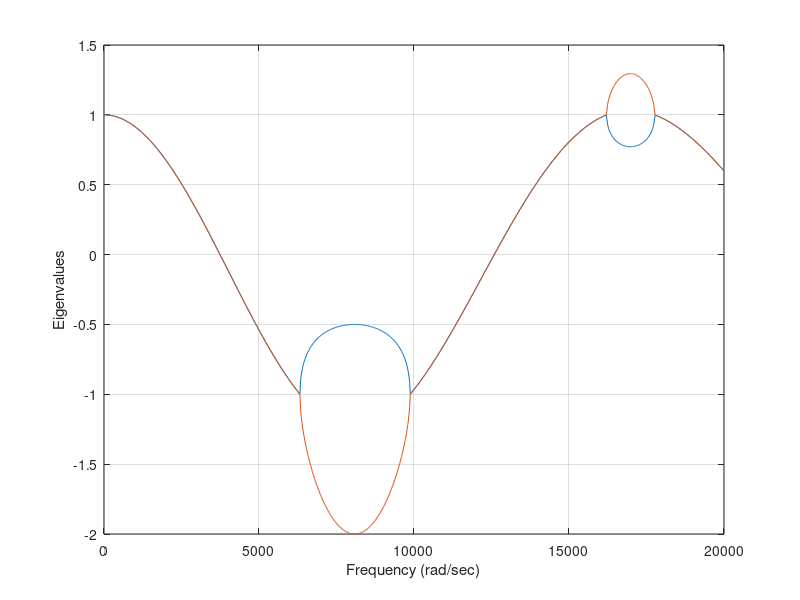
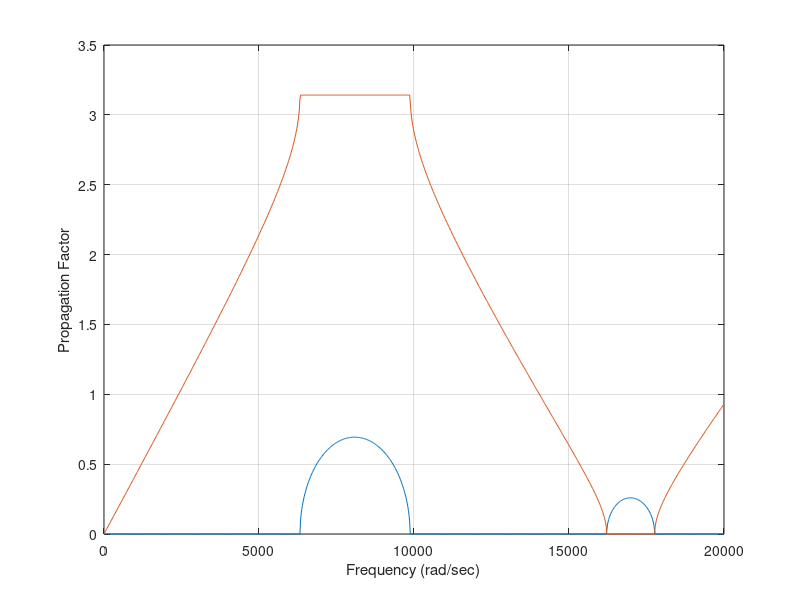
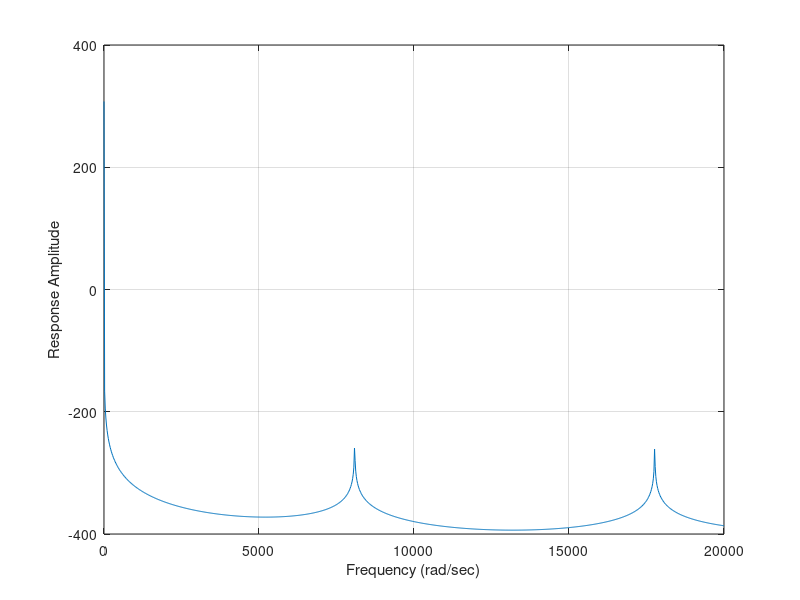
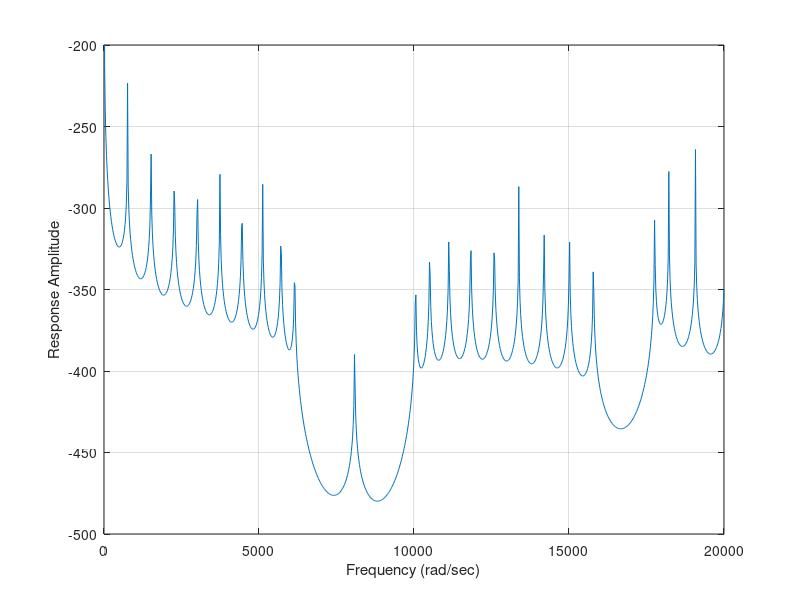

These charts were generated, in order, by the following MATLAB code:
%%%%%%%%%%%%%%%%%%%%%%%%%%%%%%%%%%%%%%%%%%%%%%%%%%
%This program presents a very simple problem
% of 3-node bar loading
%Written by: Mohammad Tawfik
%Video explaining the code: NONE
%Text about Finite Element Analysis:
% https://www.researchgate.net/publication/321850256_Finite_Element_Analysis_Book_Draft
%Book DOI: 10.13140/RG.2.2.32391.70560
%
%For the Finite Element Course and other courses
% visit http://AcademyOfKnowledge.org
%%%%%%%%%%%%%%%%%%%%%%%%%%%%%%%%%%%%%%%%%%%%%%%%%

%Clearing the memory and display
clear all
clc
close all
%Problem Data
NE=2; %number of elements
Length=2.0; %bar length
Width=0.02; %bar width
Thickness=0.02; %bar thickness
Modulus=71e9; %Aluminum modulus of elasticity
Density=2700; %Aluminum density
%Cross-section area
Area=Width*Thickness*pi;
Le=Length/NE; %Element Length
%Element stiffness matrix
Ke=Modulus*Area*[7 -8 1; -8 16 -8;  1 -8 7]/Le/3;
Me=Density*Area*[4 2 -1;  2 16  2; -1  2 4]*Le/30;
%Global stiffness and mass matrix assembly
%Initializing an empty matrix
KGlobal=zeros(2*NE+1,2*NE+1);
MGlobal=zeros(2*NE+1,2*NE+1);
%Assembling the global matrix
for ii=1:2:NE
    IndexE=2*ii-1;
    KGlobal(IndexE:IndexE+2,IndexE:IndexE+2)= ...
                  KGlobal(IndexE:IndexE+2,IndexE:IndexE+2)+Ke;
    MGlobal(IndexE:IndexE+2,IndexE:IndexE+2)= ...
                  MGlobal(IndexE:IndexE+2,IndexE:IndexE+2)+Me;
    KGlobal(IndexE+2:IndexE+4,IndexE+2:IndexE+4)= ...
                  KGlobal(IndexE+2:IndexE+4,IndexE+2:IndexE+4)+2*Ke;
    MGlobal(IndexE+2:IndexE+4,IndexE+2:IndexE+4)= ...
                  MGlobal(IndexE+2:IndexE+4,IndexE+2:IndexE+4)+2*Me;
end
NC=10; %Number of cells

for ii=1:1001
    freq(ii)=(ii-1)*20;
    KD=KGlobal-freq(ii)*freq(ii)*MGlobal;
    KD11=KD(1,1);  KD33=KD(5,5);
    KD13=KD(1,5);  KD31=KD(5,1);
    KD21=KD(2:4,1);KD23=KD(2:4,5);
    KD12=KD(1,2:4);KD32=KD(5,2:4);
    KD22=KD(2:4,2:4);
    X21=-inv(KD22)*KD21;
    X23=-inv(KD22)*KD23;
    KR=[KD11+KD12*X21, KD13+KD12*X23; ...
        KD31+KD32*X21, KD33+KD32*X23];
    TT=[-KR(1,1)/KR(1,2)                1/KR(1,2)
        KR(2,2)*KR(1,1)/KR(1,2)-KR(2,1) -KR(2,2)/KR(1,2)];
    Lamda(:,ii)=(eig(TT));
    Mew(ii)=acosh(0.5*(Lamda(1,ii)+Lamda(2,ii)));
    %CellAssembly
    KStructure=zeros(NC+1,NC+1);
    BC=zeros(NC+1,1);BC(1)=1;
    CC=zeros(1,NC+1);CC(NC+1)=1;
    for jj=1:NC
      KStructure(jj:jj+1,jj:jj+1)=KStructure(jj:jj+1,jj:jj+1)+KR;
    end
    X1(ii)=20*log([0,1]*inv(KR)*[1;0]);
    XC(ii)=20*log(CC*inv(KStructure)*BC);    
end
figure(1); plot(freq,Lamda(1,:),freq,Lamda(2,:)); grid
xlabel('Frequency (rad/sec)')
ylabel('Eigenvalues')
figure(2); plot(freq,real(Mew),freq,abs(imag(Mew))); grid   
xlabel('Frequency (rad/sec)')
ylabel('Propagation Factor')
figure(3); plot(freq,X1); grid   
xlabel('Frequency (rad/sec)')
ylabel('Response Amplitude')
%axis([0,2,-200,200])
figure(4); plot(freq,XC); grid   
xlabel('Frequency (rad/sec)')
ylabel('Response Amplitude')
axis([0,20000,-500,-200])
